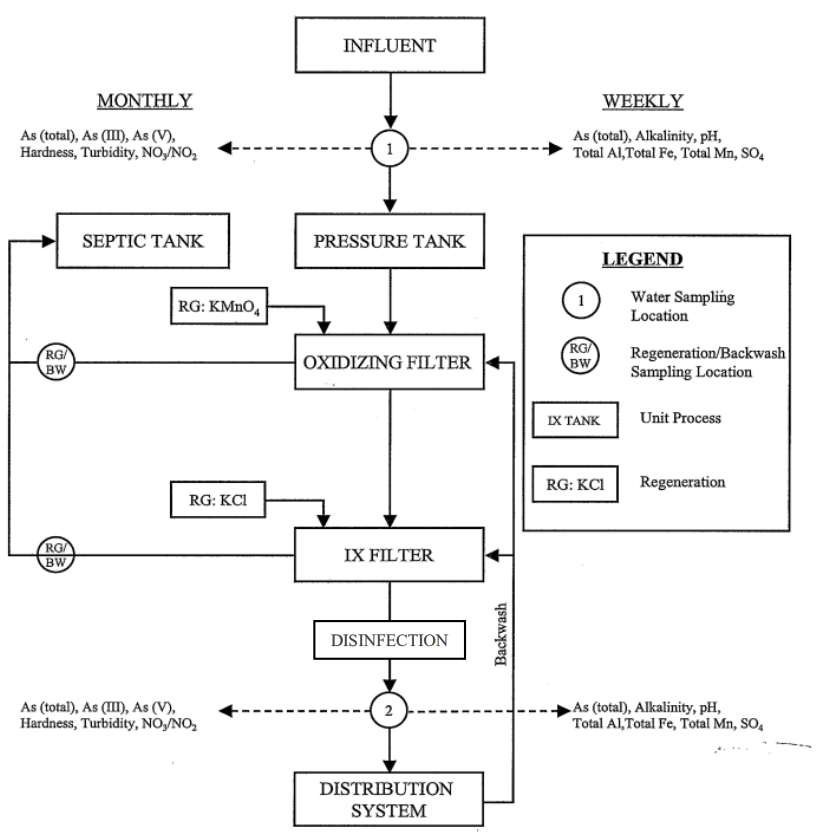
#> input picture data/diagrams/1.png, 819 x 836 px
$ python -i spotter.py   (imports and definitions only)
#> lines starting #> are read from the running program, lines starting #| are printed output that depends on the picture; after the words box and inside, x2 and y2 are one past the last pixel; in counts of white or black regions, pixels touching at a corner belong together
#> further down, picture is the input picture: PIL image 819x836 RGBA; mean R, G, B, A 243, 243, 243, 255
from __future__ import annotations

import json
import math
import re
import sys
from dataclasses import dataclass
from pathlib import Path
from typing import Any

from PIL import Image, ImageDraw, ImageFont, ImageStat

try:
    import cv2
    import numpy as np
except ImportError:
    cv2 = None
    np = None

ROOT = Path(__file__).resolve().parents[2]
if str(ROOT) not in sys.path:
    sys.path.insert(0, str(ROOT))

from src.vlm import ask_vlm_json


BBOX_FORMAT = "percent"
MODEL_BBOX_SCALE = "qwen_0_1000"
CONFIDENCE_THRESHOLD = 0.3
MIN_BBOX_SIDE_PERCENT = 0.35
MIN_BBOX_AREA_PERCENT = 0.25


SYMBOL_TYPES = {
    "pid": [
        "gate_valve",
        "globe_valve",
        "check_valve",
        "ball_valve",
        "butterfly_valve",
        "control_valve",
        "safety_relief_valve",
        "centrifugal_pump",
        "positive_displacement_pump",
        "compressor",
        "turbine",
        "heat_exchanger",
        "vessel_tank",
        "column_tower",
        "filter_strainer",
        "flow_meter",
        "pressure_indicator",
        "temperature_indicator",
        "level_indicator",
        "flow_controller",
        "pressure_controller",
        "motor",
        "pipe_line",
    ],
    "electrical": [
        "resistor",
        "capacitor",
        "inductor",
        "diode",
        "transistor",
        "voltage_source",
        "current_source",
        "ground",
        "switch",
        "transformer",
        "motor",
        "generator",
        "op_amp",
        "logic_gate",
    ],
    "hydraulic": [
        "hydraulic_pump",
        "hydraulic_motor",
        "hydraulic_cylinder",
        "directional_valve",
        "check_valve",
        "pressure_relief_valve",
        "filter",
        "reservoir",
        "accumulator",
        "flow_control_valve",
    ],
}

REFINABLE_SYMBOL_TYPES = {
    "motor",
    "pressure_indicator",
    "temperature_indicator",
    "level_indicator",
    "flow_meter",
    "vessel_tank",
    "centrifugal_pump",
    "positive_displacement_pump",
}

SYMBOL_ALIASES = {
    "tank": "vessel_tank",
    "vessel": "vessel_tank",
    "vessel_or_tank": "vessel_tank",
    "pressure_gauge": "pressure_indicator",
    "pressure_instrument": "pressure_indicator",
    "temperature_instrument": "temperature_indicator",
    "level_instrument": "level_indicator",
    "flow_indicator": "flow_meter",
    "pump": "centrifugal_pump",
    "relief_valve": "safety_relief_valve",
    "safety_valve": "safety_relief_valve",
    "pipeline": "pipe_line",
    "pipe": "pipe_line",
}

IMAGE_EXTENSIONS = {".png", ".jpg", ".jpeg", ".webp", ".bmp", ".tif", ".tiff"}


@dataclass(frozen=True)
class ShapeCandidate:
    bbox: tuple[float, float, float, float]
    kind: str
    area: float
    aspect: float
    fill: float
    radius: float = 0.0
    horizontal_density: float = 0.0
    vertical_density: float = 0.0


# [264 lines left out: functions spot_symbols, _canonical_symbol_list, _build_prompt, _post_process, _extract_symbol_items, _normalize_symbol_type and 7 more, not called in this run]


def _shape_candidates(image: Image.Image) -> list[ShapeCandidate]:
    gray = np.array(image.convert("L"))
    blurred = cv2.GaussianBlur(gray, (3, 3), 0)
    _, binary = cv2.threshold(blurred, 0, 255, cv2.THRESH_BINARY_INV | cv2.THRESH_OTSU)
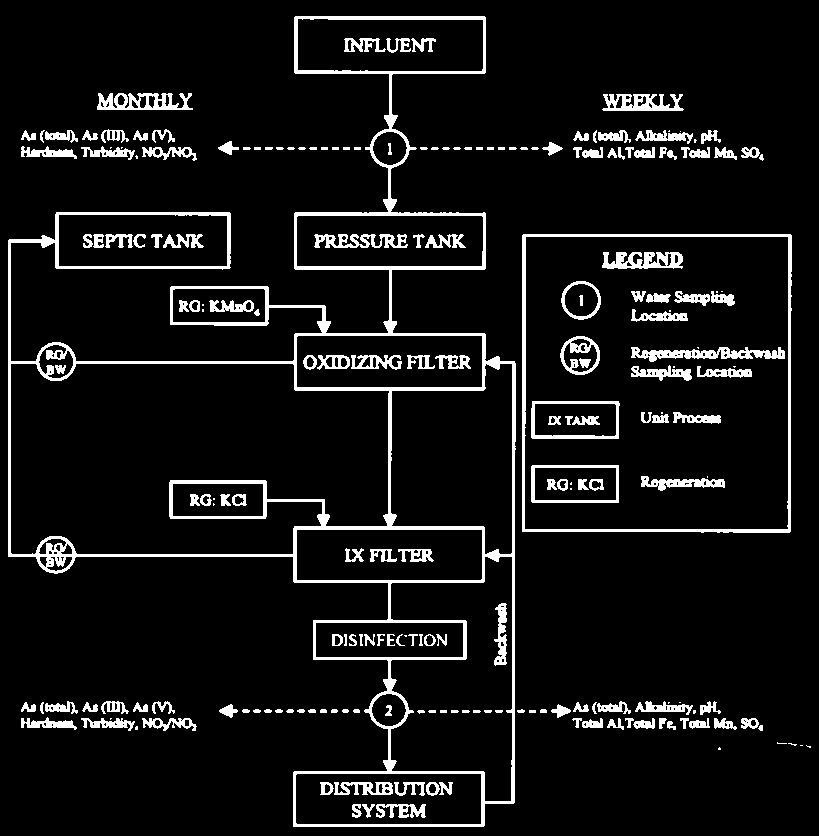
#> binary: shape (836, 819); 7.9% white; 216 white regions (31 under 20 px)

    candidates: list[ShapeCandidate] = []
    contours, _ = cv2.findContours(binary, cv2.RETR_TREE, cv2.CHAIN_APPROX_SIMPLE)
#> contours = 450 contours, 250 with area under 20; largest, box (x1, y1, x2, y2) and area: (8, 16, 516, 827) 187556, (522, 234, 792, 533) 79716, (524, 236, 789, 530) 77154, (10, 363, 390, 555) 61952, (390, 556, 513, 802) 20960
    image_area = image.size[0] * image.size[1]
#> image_area = 684684
    for contour in contours:
        x, y, width, height = cv2.boundingRect(contour)
        if width < 8 or height < 8:
            continue
        area = float(cv2.contourArea(contour))
        if area < 35:
            continue
        bbox_area = float(width * height)
        if bbox_area > image_area * 0.35:
            continue
        aspect = width / height
        fill = area / bbox_area if bbox_area else 0.0
        candidates.append(
            ShapeCandidate(
                bbox=(float(x), float(y), float(x + width), float(y + height)),
                kind="contour",
                area=area,
                aspect=aspect,
                fill=fill,
                horizontal_density=_line_density(binary, (x, y, x + width, y + height), "horizontal"),
                vertical_density=_line_density(binary, (x, y, x + width, y + height), "vertical"),
            )
        )
#> this loop made 450 passes
#> after the loop, candidates = 157 items

    circles = cv2.HoughCircles(
        cv2.medianBlur(gray, 5),
        cv2.HOUGH_GRADIENT,
        dp=1.2,
        minDist=24,
        param1=80,
        param2=20,
        minRadius=8,
        maxRadius=max(10, min(image.size) // 5),
    )
#> circles = 644 rows, first 8: [363, 507, 151.8], [414.6, 507, 151.8], [369, 477, 145.2], [672.6, 255, 118.8], [151.8, 378.6, 145.2], [426.6, 468.6, 114.8], [366.6, 401.4, 159.7], [447, 387, 142.5]
    if circles is not None:
        for center_x, center_y, radius in np.round(circles[0, :]).astype(int):
            x1 = float(center_x - radius)
            y1 = float(center_y - radius)
            x2 = float(center_x + radius)
            y2 = float(center_y + radius)
            if x2 <= 0 or y2 <= 0 or x1 >= image.size[0] or y1 >= image.size[1]:
                continue
            area = math.pi * float(radius * radius)
            candidates.append(
                ShapeCandidate(
                    bbox := (
                        max(0.0, x1),
                        max(0.0, y1),
                        min(float(image.size[0]), x2),
                        min(float(image.size[1]), y2),
                    ),
                    kind="circle",
                    area=area,
                    aspect=1.0,
                    fill=math.pi / 4,
                    radius=float(radius),
                    horizontal_density=_line_density(binary, bbox, "horizontal"),
                    vertical_density=_line_density(binary, bbox, "vertical"),
                )
            )
#> this loop made 644 passes
#> (center_x, center_y, radius) on passes 7 to 9: (367, 401, 160), (447, 387, 143), (553, 307, 161)

    return candidates


def _line_density(
    binary: Any,
    bbox: tuple[float, float, float, float],
    orientation: str,
) -> float:
    x1, y1, x2, y2 = [int(round(value)) for value in bbox]
    height, width = binary.shape[:2]
    x1, x2 = max(0, x1), min(width, x2)
    y1, y2 = max(0, y1), min(height, y2)
    if x2 <= x1 or y2 <= y1:
        return 0.0

    if orientation == "horizontal":
        y = max(y1, min(y2 - 1, (y1 + y2) // 2))
        return float(np.count_nonzero(binary[y, x1:x2]) / max(1, x2 - x1))

    x = max(x1, min(x2 - 1, (x1 + x2) // 2))
    return float(np.count_nonzero(binary[y1:y2, x]) / max(1, y2 - y1))


# [144 lines left out: functions _best_shape_candidate, _candidate_type_score, _search_bbox, _candidate_near_search, _center_score, _overlap_score and 1 more, not called in this run]


def _bbox_center(bbox: tuple[float, float, float, float]) -> tuple[float, float]:
    return ((bbox[0] + bbox[2]) / 2, (bbox[1] + bbox[3]) / 2)


def _bbox_area(bbox: tuple[float, float, float, float]) -> float:
    return max(0.0, bbox[2] - bbox[0]) * max(0.0, bbox[3] - bbox[1])


# [28 lines left out: functions _bbox_intersection_area, _bbox_iou, _as_float, not called in this run]


def _clamp(value: float) -> float:
    return max(0.0, min(100.0, value))


def _image_stddev(image: Image.Image) -> float:
    stat = ImageStat.Stat(image.convert("L"))
    return float(stat.stddev[0])


# [59 lines left out: functions _first_diagram, _diagram_from_args, _percent_bbox_to_pixels, _pixel_bbox_to_percent, annotate_image, not called in this run]


def save_annotated(image: Image.Image, symbols: list[dict[str, Any]], output_path: Path) -> None:
    output_path.parent.mkdir(parents=True, exist_ok=True)
    annotate_image(image, symbols).save(output_path)


# [22 lines left out: functions save_spotter_result, _display_path, not called in this run]


# [21 lines not run here, left out]

>>> from PIL import Image
>>> picture = Image.open('../../data/diagrams/1.png')
>>> result = _shape_candidates(picture)
